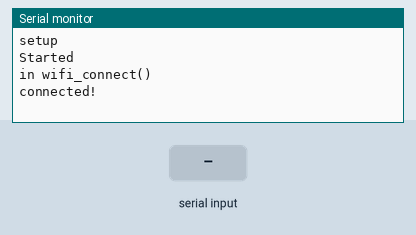
This sketch was run on a simulated ESP8266 (NodeMCU). Parts: the last lines printed to the serial monitor. Inputs (shaded band) come from the test bench. WiFi joins after 1.5 s; servers stay silent unless stated.

Above: at 2.7 s.
2.8 s: "{" received over the second serial link
At 3.6 s:
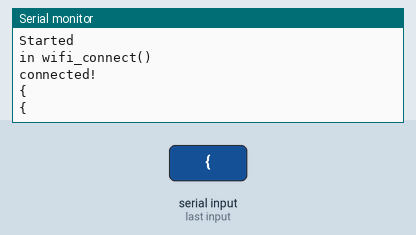
4.3 s: "}" received over the second serial link
At 4.8 s:
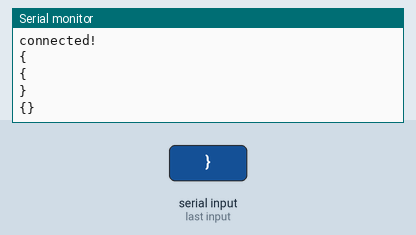
5.8 s: "90,45\n" received over the second serial link
At 7.0 s:
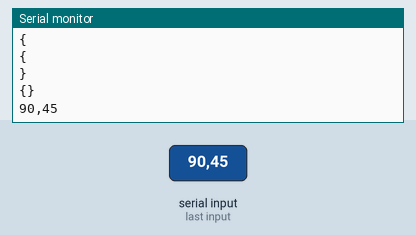
7.3 s: "2\n" received over the second serial link
At 8.3 s:
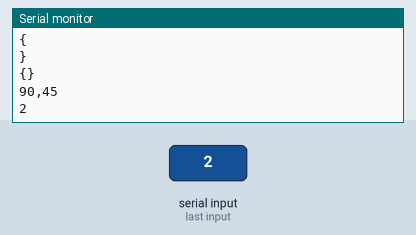

The sketch:

HC-12_receiver_WiFi_post.ino
```cpp
/*    Arduino Long Range Wireless Communication using HC-12
                      Example 01
   by Dejan Nedelkovski, www.HowToMechatronics.com
*/
#include <SoftwareSerial.h>


SoftwareSerial HC12(D8, D9); // [0]:The pin HC-12 TX is connected to, [1]:The pin HC-12 RX is connected to

#include "wifi_utils.h" // wifi funcs


void setup() {

  Serial.begin(115200);             // Serial port to computer
  Serial.println("setup");

  HC12.begin(115200);               // Serial port to HC12
  Serial.println("Started");
  ESP.eraseConfig();
  wifi_connect();
}


String post_data = "";
int flag = 0;

void loop() {

  String hc12_data = "";
  while (HC12.available()) {        // If HC-12 has data
    char next_char = (char) HC12.read();
    hc12_data +=  next_char ;
    if (next_char == '{') {
      flag = 1;

    }
    else if (next_char == '}') {
      flag = 2;
    }

    //    Serial.write(HC12.read());      // Send the data to Serial monitor
  }
  // <<<<< never ever do delay() here!

  if (hc12_data.length() != 0) {
    Serial.print(hc12_data);

    if (flag != 0) {
      post_data += hc12_data;
    }

    Serial.println();
    Serial.println(post_data);
  }


  if (flag == 2)
  {
//    http_post(post_data, "http://192.168.2.2:3000/outdoor_1");
    post_data = "";
    flag = 0;
  }


  //  while (Serial.available()) {      // If Serial monitor has data
  //    HC12.write(Serial.read());      // Send that data to HC-12
  //  }
}
```

wifi_utils.h
```cpp
//#include <WiFi.h>
//#include <HTTPClient.h>

#include <ESP8266WiFi.h>
#include <ESP8266WiFiMulti.h>

//#include <WiFiClient.h>
#include <ESP8266HTTPClient.h>

/*Put your SSID & Password*/
const char *ssid = "atoi()_Wi-Fi5";         // Enter SSID here
const char *password = "33184699"; //Enter Password here

ESP8266WiFiMulti wifiMulti;           // 建立ESP8266WiFiMulti
WiFiClient wifiClient;
HTTPClient http;

void wifi_connect(){
  wifiMulti.addAP(ssid, password);

  Serial.println("in wifi_connect()");
  WiFi.mode(WIFI_STA);    // Set to station mode
//  WiFi.persistent(false);


  while (wifiMulti.run() != WL_CONNECTED) {
    delay(1000);
    Serial.println("Connecting..");
   }
   Serial.println("connected!");

}

void http_post(String content, String uri)
{

  // String endpoint = HOST_ADDRESS + "/DHT";
  http.begin(wifiClient, uri);
  http.addHeader("Content-Type", "application/json");
  http.addHeader("Node-Name", "ESP32-Bedroom");
  http.POST(content);
  http.end();
}
```

Measured:
- after the input at 2.8 s, the serial monitor: prints a new line at once (image 1)
- after the input at 4.3 s, the serial monitor: prints a new line at once (image 2)
- after the input at 5.8 s, the serial monitor: prints a new line at once (image 3)
- after the input at 7.3 s, the serial monitor: prints a new line at once (image 4)
